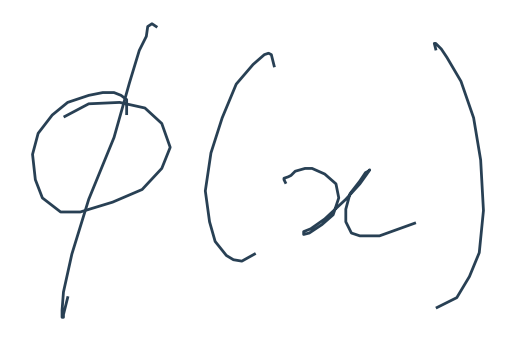
#> input picture generatedimgs/test1.png, 515 x 342 px
$ jupyter execute --allow-errors 'Playing around with Pre-Processing.ipynb'   (shell and % lines are left out)
#> lines starting #> are read from the running program, lines starting #| are printed output that depends on the picture; after the words box and inside, x2 and y2 are one past the last pixel; in counts of white or black regions, pixels touching at a corner belong together
# Pre processing of InkML dataset

https://github.com/RobinXL/inkml2img

https://github.com/ThomasLech/CROHME_extractor

https://github.com/bachelor10/recurrent-octo-sniffle

Intention is to find a way to convert InkML files to images, but maintain some size normalisation

this might be useful!

https://sujayr91.github.io/Im2Latex/

[cell 1]
import numpy as np
from skimage.draw import line
from skimage.morphology import thin
import matplotlib.pyplot as plt
import xml.etree.ElementTree as ET
from io import StringIO

# InkML to IMG

based on https://github.com/RobinXL/inkml2img

[cell 2]
def get_traces_data(inkml_file_abs_path, xmlns='{http://www.w3.org/2003/InkML}'):

    	traces_data = []

    	tree = ET.parse(inkml_file_abs_path)
    	root = tree.getroot()
    	# doc_namespace = "{http://www.w3.org/2003/InkML}"
    	doc_namespace = xmlns

    	'Stores traces_all with their corresponding id'
    	traces_all = [{'id': trace_tag.get('id'),
    					'coords': [[round(float(axis_coord)) if float(axis_coord).is_integer() else round(float(axis_coord) * 10000) \
    									for axis_coord in coord[1:].split(' ')] if coord.startswith(' ') \
    								else [round(float(axis_coord)) if float(axis_coord).is_integer() else round(float(axis_coord) * 10000) \
    									for axis_coord in coord.split(' ')] \
    							for coord in (trace_tag.text).replace('\n', '').split(',')]} \
    							for trace_tag in root.findall(doc_namespace + 'trace')]

    	'Sort traces_all list by id to make searching for references faster'
    	traces_all.sort(key=lambda trace_dict: int(trace_dict['id']))

    	'Always 1st traceGroup is a redundant wrapper'
    	traceGroupWrapper = root.find(doc_namespace + 'traceGroup')

    	if traceGroupWrapper is not None:
    		for traceGroup in traceGroupWrapper.findall(doc_namespace + 'traceGroup'):

    			label = traceGroup.find(doc_namespace + 'annotation').text

    			'traces of the current traceGroup'
    			traces_curr = []
    			for traceView in traceGroup.findall(doc_namespace + 'traceView'):

    				'Id reference to specific trace tag corresponding to currently considered label'
    				traceDataRef = int(traceView.get('traceDataRef'))

    				'Each trace is represented by a list of coordinates to connect'
    				single_trace = traces_all[traceDataRef]['coords']
    				traces_curr.append(single_trace)


    			traces_data.append({'label': label, 'trace_group': traces_curr})

    	else:
    		'Consider Validation data that has no labels'
    		[traces_data.append({'trace_group': [trace['coords']]}) for trace in traces_all]

    	return traces_data

[cell 3]
# [49 lines left out: function convert_to_imgs, not called in this run]

[cell 4]
# [18 lines left out: function get_min_coords, not called in this run]

[cell 5]
# [39 lines left out: functions shift_trace_grp, interpolate, not called in this run]

[cell 6]
# [24 lines left out: functions get_min_coords, center_pattern, not called in this run]

[cell 7]
# [23 lines left out: function draw_pattern, not called in this run]

[cell 8]
def inkml2img(input_path, output_path, color='black'):
    traces = get_traces_data(input_path)
    plt.gca().invert_yaxis()
    plt.gca().set_aspect('equal', adjustable='box')
    plt.axes().get_xaxis().set_visible(False)
    plt.axes().get_yaxis().set_visible(False)
    plt.axes().spines['top'].set_visible(False)
    plt.axes().spines['right'].set_visible(False)
    plt.axes().spines['bottom'].set_visible(False)
    plt.axes().spines['left'].set_visible(False)
    for elem in traces:
        ls = elem['trace_group']
        for subls in ls:
            data = np.array(subls)
            x,y=zip(*data)
            plt.plot(x,y,linewidth=2,c=color)
    plt.savefig(output_path, bbox_inches='tight', dpi=100)
    plt.gcf().clear()

### The Main Method

[cell 9]
inputpath = 'CROHME_extractor/data/CROHME_full_v2/CROHME2011_data/CROHME_training/formulaire001-equation001.inkml'
outputpath = 'generatedimgs/test1.png'

#> (a cell that did not finish here is left out)

[cell 11]
from IPython.display import Image
Image(filename=outputpath)

# Segmentation

Adding boxes around each character

Done using OpenCV

Several steps:

-grayscale

-smooth img

-adaptive threshold(?)

-dialation and erosion(?)

-contours

for presentation, maybe can render these lor

https://stackoverflow.com/questions/10964226/how-to-convert-an-image-into-character-segments

https://github.com/quangnhat185/Plate_detect_and_recognize

[cell 12]
import cv2
import numpy as np
import matplotlib.pyplot as plt
#from local_utils import detect_lp
from os.path import splitext, basename
from keras.models import model_from_json
import glob
import IPython
#print(IPython.sys_info())
from matplotlib import gridspec

[cell 13]
outputpath = 'generatedimgs/test1.png'

# Load the image
img = cv2.imread(outputpath)
#> img is the input picture: shape (342, 515, 3); mean B, G, R 250.3, 249.8, 249.1

# convert to grayscale
gray = cv2.cvtColor(img,cv2.COLOR_BGR2GRAY)

cv2.imshow('graycsale image',gray)
cv2.waitKey(0)
cv2.destroyAllWindows()

#no change actually hahaa

[cell 14]
# smooth the image to avoid noises
gray = cv2.medianBlur(gray,5)
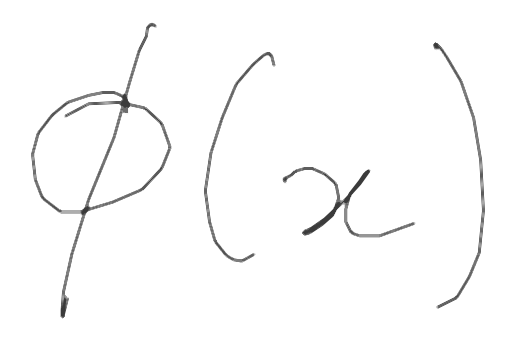
#> gray: shape (342, 515); min 59, max 255, mean 250.7

cv2.imshow('smoothed image',gray)
cv2.waitKey(0)
cv2.destroyAllWindows()

<div>

</div>

[cell 15]
# apply some dilation and erosion to join the gaps
thresh = cv2.dilate(gray,None,iterations = 5)
#> thresh: shape (342, 515); every value is 255

cv2.imshow('dilation',gray)
cv2.waitKey(0)
cv2.destroyAllWindows()

[cell 16]
# apply some dilation and erosion to join the gaps

thresh = cv2.erode(thresh,None,iterations = 5)

cv2.imshow('erosion',thresh)
cv2.waitKey(0)
cv2.destroyAllWindows()

[cell 17]
# Apply adaptive threshold
thresh = cv2.adaptiveThreshold(gray,255,1,1,11,2)
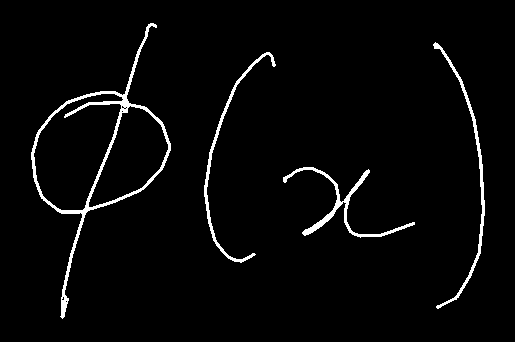
#> thresh: shape (342, 515); 3% white; 4 white regions, box (x1, y1, x2, y2) and area: (31, 23, 171, 319) 2520, (283, 167, 415, 238) 997, (433, 42, 485, 309) 943, (204, 52, 276, 263) 853
thresh_color = cv2.cvtColor(thresh,cv2.COLOR_GRAY2BGR)

cv2.imshow('thresh',thresh_color)
cv2.waitKey(0)
cv2.destroyAllWindows()

<div>

</div>

[cell 18]
# apply some dilation and erosion to join the gaps
thresh = cv2.dilate(thresh,None,iterations = 5)
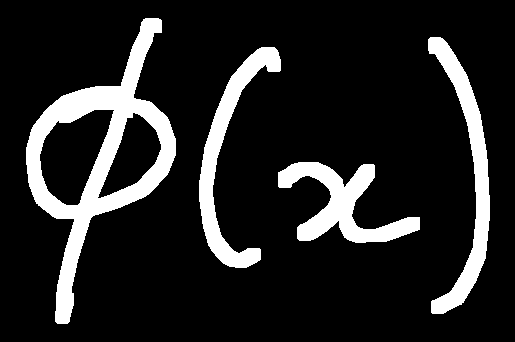
#> thresh: shape (342, 515); 14.3% white; 4 white regions, box (x1, y1, x2, y2) and area: (26, 18, 176, 324) 11494, (428, 37, 490, 314) 4692, (278, 162, 420, 243) 4532, (199, 47, 281, 268) 4433
thresh = cv2.erode(thresh,None,iterations = 5)
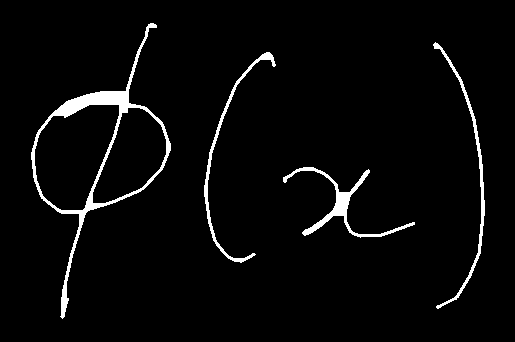
#> thresh: shape (342, 515); 3.5% white; 4 white regions

cv2.imshow('thresh',thresh_color)
cv2.waitKey(0)
cv2.destroyAllWindows()

img_nobox = thresh_color.copy()

<div>

</div>

[cell 19]
# Find the contours
contours,hierarchy = cv2.findContours(thresh,cv2.RETR_LIST,cv2.CHAIN_APPROX_SIMPLE)
#> contours = 6 contours; box (x1, y1, x2, y2) and area: (31, 23, 171, 319) 13130, (34, 104, 120, 211) 6258, (92, 107, 167, 204) 4348, (283, 167, 415, 238) 932, (433, 42, 485, 309) 672, (204, 52, 276, 263) 654

digitCnts = []

# For each contour, find the bounding rectangle and draw it
for cnt in contours:
    x,y,w,h = cv2.boundingRect(cnt)
    cv2.rectangle(img,(x,y),(x+w,y+h),(0,255,0),2)
    cv2.rectangle(thresh_color,(x,y),(x+w,y+h),(0,255,0),2)

    ## if the contour is sufficiently large, it must be a digit
    if w >= 15:
        digitCnts.append(cnt)
#> this loop made 6 passes
#> (x, y, w, h) on passes 1 to 6: (283, 167, 132, 71), (92, 107, 75, 97), (34, 104, 86, 107), (204, 52, 72, 211), (433, 42, 52, 267), (31, 23, 140, 296)
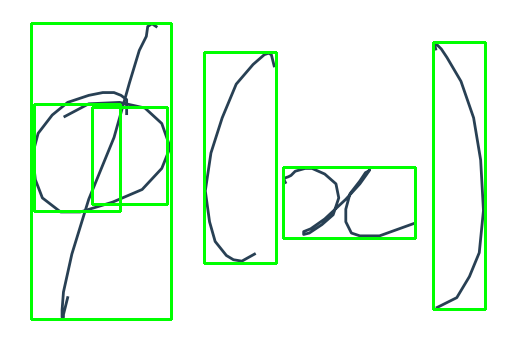
#> img: shape (342, 515, 3); 5.45% of pixels changed, all inside (x1, y1, x2, y2) = (30, 22, 487, 321)
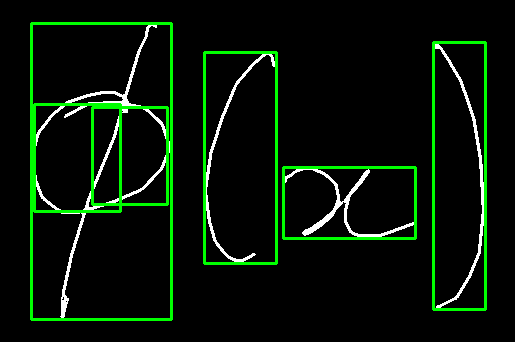
#> thresh_color: shape (342, 515, 3); mean B, G, R 6.7, 20.6, 6.7
#> after the loop, digitCnts has the same summary as contours

img_wbox = thresh_color.copy()

# Finally show the image
cv2.imshow('img',img)
cv2.imshow('res',thresh_color)
cv2.waitKey(0)
cv2.destroyAllWindows()

[cell 20]
# #saving segmented files locally
# cv2.imwrite('generatedimgs/segmentedtest1.png', img)

# Trying to get the right characters segmented

It creates new windows, but it appears as such:
<div>

</div>

Or can try using Sobel operation to adapt so that it can be used for any image (can be tilted, on a whiteboard etc)

## Non Maximum Supression

So its ok now, succeeded and able to draw rectangles properly.

But based on Prof Loke's advice, should not need to manually remove.

Going to try **Non Maximum Supression**

-  is a class of algorithms to select one entity (e.g., bounding boxes) out of many overlapping entities
- taken from https://www.pyimagesearch.com/2015/02/16/faster-non-maximum-suppression-python/

[cell 21]
#boxes is a numpy array of (x,y,w,h)
#eg np.array([
# 	(12, 30, 76, 94),
# 	(12, 36, 76, 100),
# 	(72, 36, 200, 164),
# 	(84, 48, 212, 176)])

[cell 22]
# Malisiewicz et al.
def non_max_suppression_fast(boxes, overlapThresh):
	# if there are no boxes, return an empty list
	if len(boxes) == 0:
		return []
	# if the bounding boxes integers, convert them to floats --
	# this is important since we'll be doing a bunch of divisions
	if boxes.dtype.kind == "i":
		boxes = boxes.astype("float")
	# initialize the list of picked indexes
	pick = []
	# grab the coordinates of the bounding boxes
	x1 = boxes[:,0]
	y1 = boxes[:,1]
	x2 = boxes[:,2]
	y2 = boxes[:,3]
	# compute the area of the bounding boxes and sort the bounding
	# boxes by the bottom-right y-coordinate of the bounding box
	area = (x2 - x1 + 1) * (y2 - y1 + 1)
	idxs = np.argsort(y2)
	# keep looping while some indexes still remain in the indexes
	# list
	while len(idxs) > 0:
		# grab the last index in the indexes list and add the
		# index value to the list of picked indexes
		last = len(idxs) - 1
		i = idxs[last]
		pick.append(i)
		# find the largest (x, y) coordinates for the start of
		# the bounding box and the smallest (x, y) coordinates
		# for the end of the bounding box
		xx1 = np.maximum(x1[i], x1[idxs[:last]])
		yy1 = np.maximum(y1[i], y1[idxs[:last]])
		xx2 = np.minimum(x2[i], x2[idxs[:last]])
		yy2 = np.minimum(y2[i], y2[idxs[:last]])
		# compute the width and height of the bounding box
		w = np.maximum(0, xx2 - xx1 + 1)
		h = np.maximum(0, yy2 - yy1 + 1)
		# compute the ratio of overlap
		overlap = (w * h) / area[idxs[:last]]
		# delete all indexes from the index list that have
		idxs = np.delete(idxs, np.concatenate(([last],
			np.where(overlap > overlapThresh)[0])))
	# return only the bounding boxes that were picked using the
	# integer data type
	return boxes[pick].astype("int")

[cell 23]
# Find the contours
contours,hierarchy = cv2.findContours(thresh,cv2.RETR_LIST,cv2.CHAIN_APPROX_SIMPLE)

digitCnts = []
boxes = []

# For each contour, find the bounding rectangle and draw it
for cnt in contours:
    x,y,w,h = cv2.boundingRect(cnt)
    print(x,y,x+w,y+h)
    cv2.rectangle(img,(x,y),(x+w,y+h),(0,255,0),2)
    digitCnts.append(cnt)

    boxes.append(np.array([x,y,x+w,y+h]))
#> after the loop, boxes = [[283, 167, 415, 238], [92, 107, 167, 204], [34, 104, 120, 211], [204, 52, 276, 263], [433, 42, 485, 309], [31, 23, 171, 319]]

[cell 24]
print(len(digitCnts))
#| 6
print(digitCnts[0].shape)
#| (222, 1, 2)

[cell 25]
print(boxes)
#| [array([283, 167, 415, 238]), array([ 92, 107, 167, 204]), array([ 34, 104, 120, 211]), array([204,  52, 276, 263]), array([433,  42, 485, 309]), array([ 31,  23, 171, 319])]

[cell 26]
a1,a2,a3,a4,a5,a6 = boxes
#> a1 = [283, 167, 415, 238]; a2 = [92, 107, 167, 204]; a3 = [34, 104, 120, 211]; a4 = [204, 52, 276, 263]; a5 = [433, 42, 485, 309]; a6 = [31, 23, 171, 319]

for i in range(len(boxes)):
    newarray = np.stack(boxes, axis=0, out=None)
#> this loop made 6 passes

[cell 27]
print(newarray)
#| [[283 167 415 238]
#|  [ 92 107 167 204]
#|  [ 34 104 120 211]
#|  [204  52 276 263]
#|  [433  42 485 309]
#|  [ 31  23 171 319]]

[cell 28]
for cnt in digitCnts:
    x,y,w,h = cv2.boundingRect(cnt)
    # perform non-maximum suppression on the bounding boxes
    pick = non_max_suppression_fast(newarray, 0.3)

print("after applying non-maximum," + str((len(pick))) + "bounding boxes")
#| after applying non-maximum,4bounding boxes

[cell 29]
img_original = img_nobox.copy()
img_nms = img_nobox.copy()

[cell 30]
for (startX, startY, endX, endY) in pick:
    cv2.rectangle(img_nms, (startX, startY), (endX, endY), (0, 255, 0), 2)
#> this loop made 4 passes
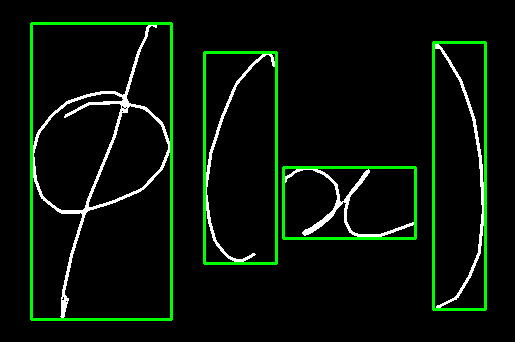
#> img_nms: shape (342, 515, 3); mean B, G, R 7.4, 18.2, 7.4

[cell 31]
# [5 lines of commented-out code are left out]

yay!:)

Managed to remove overlapped boxes algorithmically, and received following comparative output:

<div>

</div>

<div>

</div>

[cell 32]
# #convert digitCnts to np array

# digitCnts = np.array(digitCnts)
# print(digitCnts.shape)

## [IGNORE] Removing Manually

Note: Determining the appropriate width and height constraints requires a few rounds of trial and error. I would suggest looping over each of the contours, drawing them individually, and inspecting their dimensions. Doing this process ensures you can find commonalities across digit contour properties

By observation, if it takes up enough space, it should be correctly identified.

So the criteria becomes either w>100 or x>100 bah in this case, trial and error one

**This is NOT preferable compared to NMS, so the following section of code can be, rather safely, ignored.**

[cell 33]
# #redo the process to avoid overlap
# outputpath = 'generatedimgs/test1.png'

# # Load the image
# img2 = cv2.imread(outputpath)

# # convert to grayscale
# gray = cv2.cvtColor(img2,cv2.COLOR_BGR2GRAY)
# # smooth the image to avoid noises
# gray = cv2.medianBlur(gray,5)

# # Apply adaptive threshold
# thresh = cv2.adaptiveThreshold(gray,255,1,1,11,2)
# thresh_color2 = cv2.cvtColor(thresh,cv2.COLOR_GRAY2BGR)

# # apply some dilation and erosion to join the gaps
# thresh = cv2.dilate(thresh,None,iterations = 5)
# thresh = cv2.erode(thresh,None,iterations = 5)

# # Find the contours
# contours,hierarchy = cv2.findContours(thresh,cv2.RETR_LIST,cv2.CHAIN_APPROX_SIMPLE)

[cell 34]
# # Find the contours
# contours,hierarchy = cv2.findContours(thresh,cv2.RETR_LIST,cv2.CHAIN_APPROX_SIMPLE)

# # For each contour, find the bounding rectangle and draw it
# for cnt in contours:
#     x,y,w,h = cv2.boundingRect(cnt)
#     print(x,y,w,h)
#     #print("success")

[cell 35]
# [21 lines of commented-out code are left out]

## Isolating each digit out

https://www.pyimagesearch.com/2017/02/13/recognizing-digits-with-opencv-and-python/

[cell 36]
print(len(pick))
#| 4

[cell 37]
print(pick.shape)
#| (4, 4)

[cell 38]
print(pick)
#| [[ 31  23 171 319]
#|  [433  42 485 309]
#|  [204  52 276 263]
#|  [283 167 415 238]]

[cell 39]
print(type(pick))
#| <class 'numpy.ndarray'>

pick2 = np.ndarray.tolist(pick)
#> pick2 = [[31, 23, 171, 319], [433, 42, 485, 309], [204, 52, 276, 263], [283, 167, 415, 238]]
print(type(pick2))
#| <class 'list'>

[cell 40]
print(digitCnts[0].shape)
#| (222, 1, 2)
print(newarray)
#| [[283 167 415 238]
#|  [ 92 107 167 204]
#|  [ 34 104 120 211]
#|  [204  52 276 263]
#|  [433  42 485 309]
#|  [ 31  23 171 319]]

newarray2 = np.ndarray.tolist(newarray)
#> newarray2 has the same summary as boxes

[cell 41]
filteredCntslist = []
a=0 #a is the index of the Cnt list that we are going to append to filtered Cnt list

for i in newarray2:
    for j in pick2:
        if i==j:
            print(i)
            print("a is " + str(a))
            filteredCntslist.append(digitCnts[a])
            print("len of filtered list is " + str(len(filteredCntslist)))

    a+=1
#> this loop made 6 passes
#> (printed output is left out)
#> after the loop, a = 6; filteredCntslist = 4 contours; box (x1, y1, x2, y2) and area: (31, 23, 171, 319) 13130, (283, 167, 415, 238) 932, (433, 42, 485, 309) 672, (204, 52, 276, 263) 654

So now the cnts that are in the filteredCntlist, can now put that into the sortCnt function

# Sorting Characters Detected L to R

need to sort the digits from left to right, just to make sure

We’ll be using imutils, a series of convenience functions to make working with OpenCV + Python easier

https://github.com/jrosebr1/imutils

https://www.pyimagesearch.com/2015/04/20/sorting-contours-using-python-and-opencv/

[cell 42]
print(pick2)
#| [[31, 23, 171, 319], [433, 42, 485, 309], [204, 52, 276, 263], [283, 167, 415, 238]]
newpick = pick2
#> newpick has the same summary as pick2

[cell 43]
# loop over each of the digits
roilist = []

for i in newpick:
    #print(i)
    # extract the digit ROI
    x = i[0]
    y = i[1]
    w = i[2]
    h = i[3]

    print(x,y,w,h)

    roi = thresh[y:h, x:w]
    roilist.append(roi)

    print(type(roi))
    print(roi.shape)
#> this loop made 4 passes
#> (printed output is left out)
#> pass 1, `roi = thresh[y:h, x:w]`:
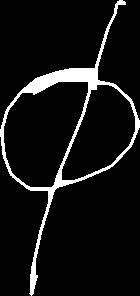
#> roi: shape (296, 140); 7.6% white; 1 white region, box (x1, y1, x2, y2) and area: (0, 0, 140, 296) 3154
#> pass 3, `roi = thresh[y:h, x:w]`:
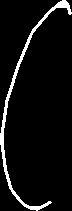
#> roi: shape (211, 72); 5.9% white; 1 white region
#> after the loop, roilist = 4 items

[cell 44]
def sort_contours(cnts, method="left-to-right"):
	# initialize the reverse flag and sort index
#> called with method = 'left-to-right'
	reverse = False
	i = 0
	# handle if we need to sort in reverse
	if method == "right-to-left" or method == "bottom-to-top":
		reverse = True
	# handle if we are sorting against the y-coordinate rather than
	# the x-coordinate of the bounding box
	if method == "top-to-bottom" or method == "bottom-to-top":
		i = 1
	# construct the list of bounding boxes and sort them from top to
	# bottom
	boundingBoxes = [cv2.boundingRect(c) for c in cnts]
#> boundingBoxes = [(283, 167, 132, 71), (204, 52, 72, 211), (433, 42, 52, 267), (31, 23, 140, 296)]
	(cnts, boundingBoxes) = zip(*sorted(zip(cnts, boundingBoxes),
		key=lambda b:b[1][i], reverse=reverse))
#> cnts has the same summary as filteredCntslist outside sort_contours; boundingBoxes = ((31, 23, 140, 296), (204, 52, 72, 211), (283, 167, 132, 71), (433, 42, 52, 267))
	# return the list of sorted contours and bounding boxes
	return (cnts, boundingBoxes)

[cell 45]
##FAILED ATTEMPT TO PATCH LIBRARY --IGNORE###

# # import the necessary packages
# import numpy as np
# import argparse
# import imutils
# import cv2
# def sort_contours(cnts, method="left-to-right"):
#     # initialize the reverse flag and sort index
#     reverse = False
#     i = 0
#     # handle if we need to sort in reverse
#     if method == "right-to-left" or method == "bottom-to-top":
#         reverse = True
#     # handle if we are sorting against the y-coordinate rather than
#     # the x-coordinate of the bounding box
#     if method == "top-to-bottom" or method == "bottom-to-top":
#         i = 1
#     # construct the list of bounding boxes and sort them from top to
#     # bottom
#     #boundingBoxes = [cv2.boundingRect(c) for c in cnts]
# #     boundingBoxes = []
# #     for (x,y,w,h) in cnts:
# #          boundingBoxes.append(cv2.rectangle(img,(x,y),(w,h),(0,255,0),2))
#     #boundingBoxes = [cv2.rectangle(img,(x,y),(w,h),(0,255,0),2) for (x,y,w,h) for c in cnts]

# #     (cnts, boundingBoxes) = zip(*sorted(zip(cnts, boundingBoxes),
# #         key=lambda b:b[1][i], reverse=reverse))

#     cnts = sorted(zip(cnts), key=lambda x: x[0])

#     # return the list of sorted contours and bounding boxes
#     return cnts#, boundingBoxes)

[cell 46]
# # sort the contours from left-to-right, then initialize the
# # actual digits themselves
newpick = sort_contours(filteredCntslist, method="left-to-right")[0]
#> newpick has the same summary as filteredCntslist

[cell 47]
print(len(newpick))
#| 4

[cell 48]
roilist = []

# loop over each of the digits
for c in newpick:
    # extract the digit ROI
    (x, y, w, h) = cv2.boundingRect(c)
    roi = thresh[y:y + h, x:x + w]
    roilist.append(roi)

    print(type(roi))
    print(roi.shape)
#> this loop made 4 passes
#> (printed output is left out)
#> pass 3, `roi = thresh[y:y + h, x:x + w]`:
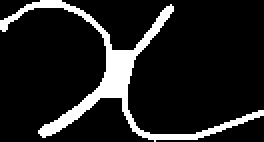
#> roi: shape (71, 132) (shown 2 times larger); 12.4% white; 1 white region, box (x1, y1, x2, y2) and area: (0, 0, 132, 71) 1162

print(len(roilist))
#| 4
#> (the rest of the program and of its run is left out)
